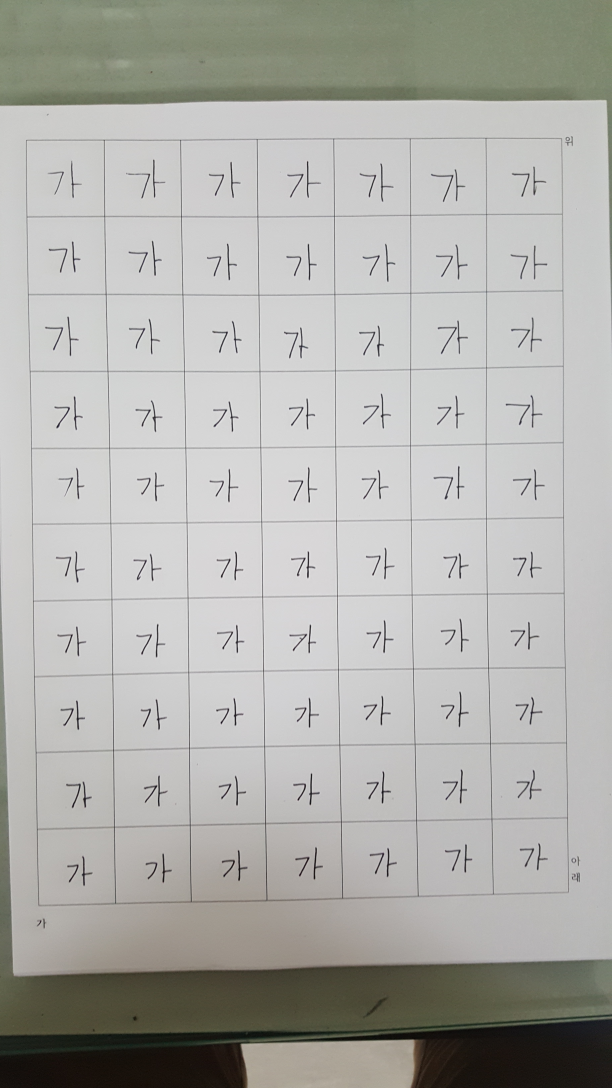
//> input picture cpp_archive/opencv/ga.jpg, 1836 x 3264 px (shown at 1/3 size)
$ ./opencvTest   (built with g++ and OpenCV 4)
//> lines starting //> are read from the running program, lines starting //| are printed output that depends on the picture; after the words box and inside, x2 and y2 are one past the last pixel; in counts of white or black regions, pixels touching at a corner belong together
#include <iostream>
#include <opencv2/opencv.hpp>

using namespace std;
using namespace cv;

int main() {
	// Load source image
	string filename = "ga.jpg";
	Mat src = imread(filename);
//> src is the input picture: 3264 rows x 1836 cols, CV_8UC3; mean B, G, R 171.9, 176.1, 176.2

	// Check if image is loaded fine
	if (!src.data)
		cerr << "Problem loading image!!!" << endl;

	//    // Show source image
	//    imshow("src", src);

	// resizing for practical reasons
	Mat rsz;
	Size size(800, 900);
	resize(src, rsz, size);
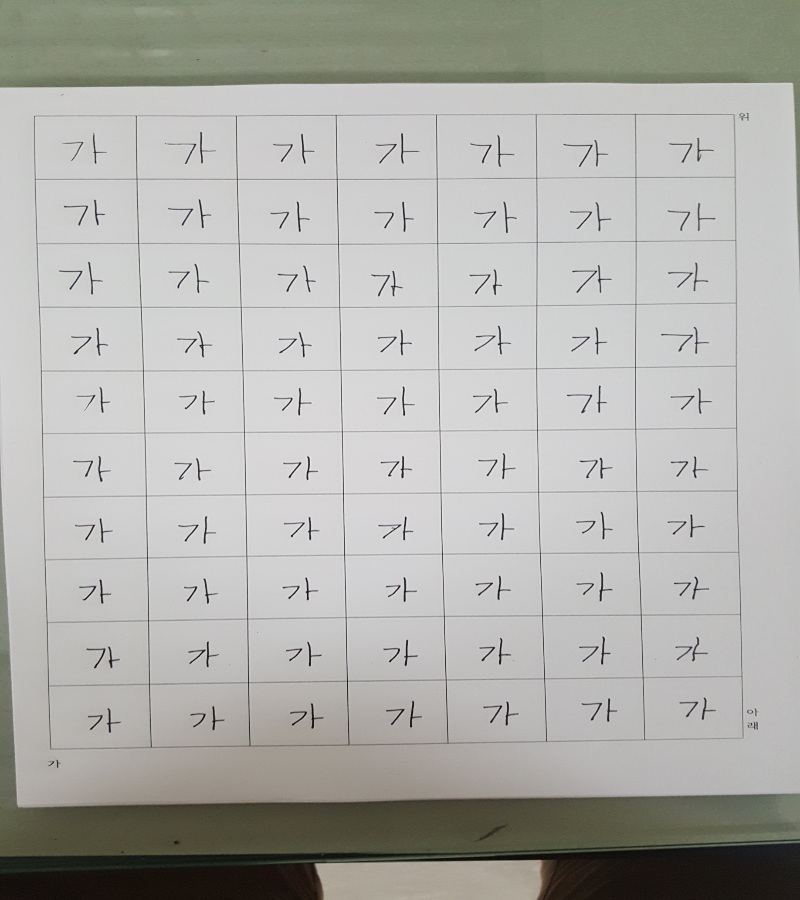
//> rsz: 900 rows x 800 cols, CV_8UC3; mean B, G, R 171.8, 176, 176.1

	imshow("rsz", rsz);

	// Transform source image to gray if it is not
	Mat gray;

	if (rsz.channels() == 3)
	{
		cvtColor(rsz, gray, CV_BGR2GRAY);
	}
	else
	{
		gray = rsz;
	}

	// Show gray image
	imshow("gray", gray);

	// Apply adaptiveThreshold at the bitwise_not of gray, notice the ~ symbol
	Mat bw;
	adaptiveThreshold(~gray, bw, 255, CV_ADAPTIVE_THRESH_MEAN_C, THRESH_BINARY, 15, -2);
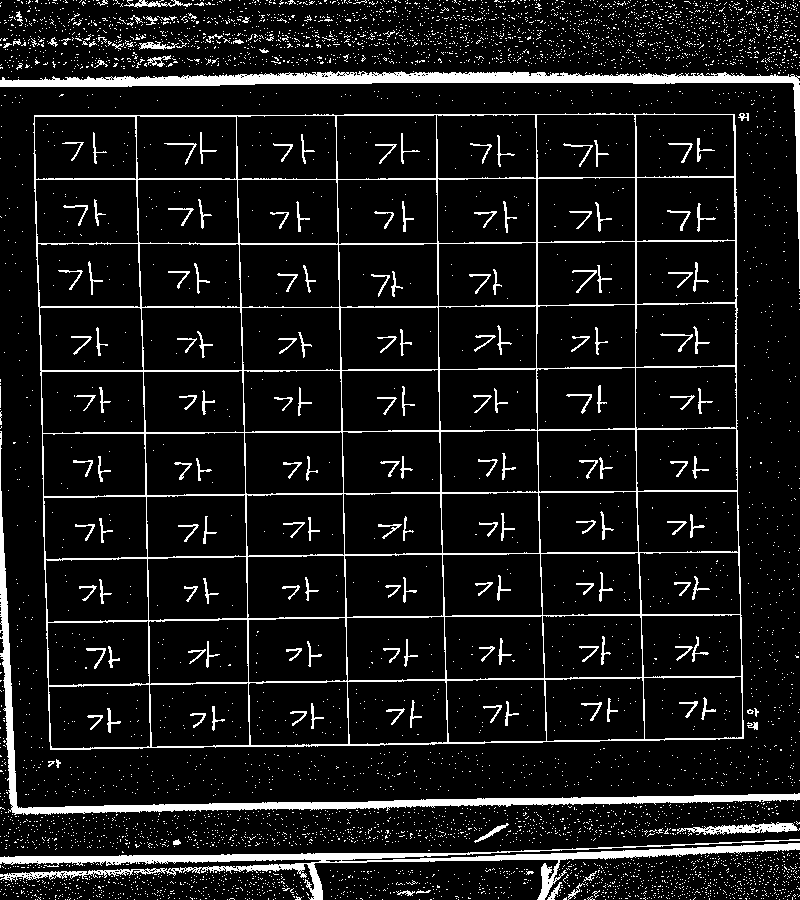
//> bw: 900 rows x 800 cols, CV_8UC1; 9.5% white; 5632 white regions (5447 under 20 px), largest, box (x1, y1, x2, y2) and area: (33, 113, 744, 750) 21214, (0, 839, 800, 900) 8349, (0, 71, 800, 289) 8057

	// Show binary image
	imshow("binary", bw);


	// Create the images that will use to extract the horizonta and vertical lines
	Mat horizontal = bw.clone();
	Mat vertical = bw.clone();

	int scale = 15; // play with this variable in order to increase/decrease the amount of lines to be detected

					// Specify size on horizontal axis
	int horizontalsize = horizontal.cols / scale;
//> horizontalsize = 53

	// Create structure element for extracting horizontal lines through morphology operations
	Mat horizontalStructure = getStructuringElement(MORPH_RECT, Size(horizontalsize, 1));
//> horizontalStructure = 53 values from 1 to 1

	// Apply morphology operations
	erode(horizontal, horizontal, horizontalStructure, Point(-1, -1));
	dilate(horizontal, horizontal, horizontalStructure, Point(-1, -1));
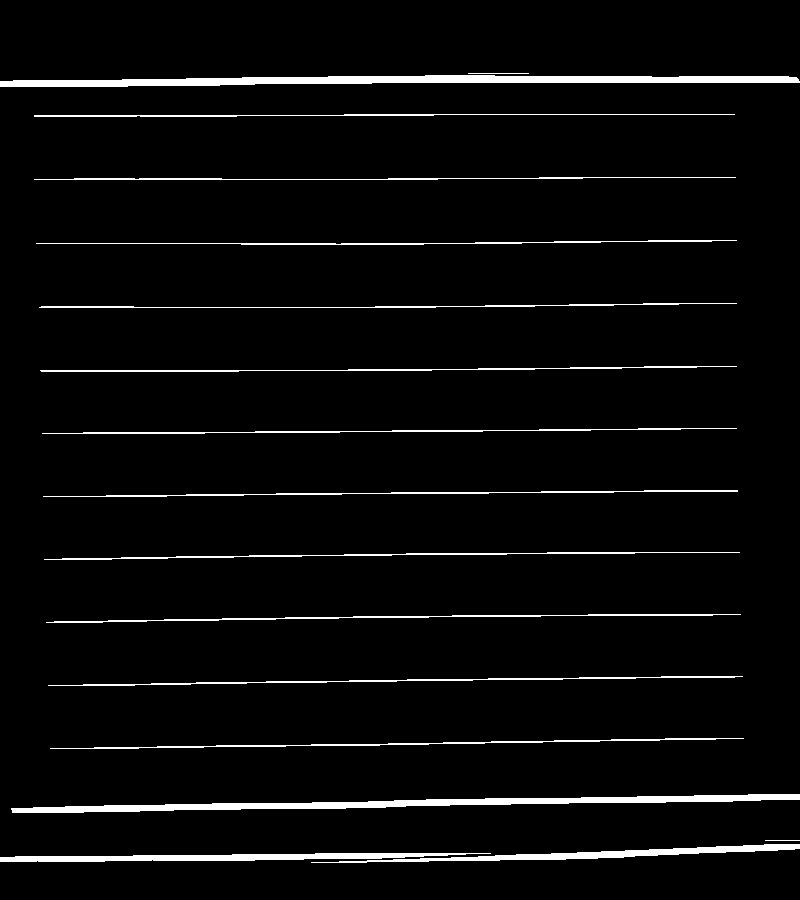
//> horizontal: 900 rows x 800 cols, CV_8UC1; 3.9% white; 17 white regions, largest, box (x1, y1, x2, y2) and area: (0, 75, 800, 87) 5709, (11, 794, 800, 813) 4985, (0, 853, 491, 862) 2583
	//    dilate(horizontal, horizontal, horizontalStructure, Point(-1, -1)); // expand horizontal lines

	// Show extracted horizontal lines
	imshow("horizontal", horizontal);


	// Specify size on vertical axis
	int verticalsize = vertical.rows / scale;
//> verticalsize = 60

	// Create structure element for extracting vertical lines through morphology operations
	Mat verticalStructure = getStructuringElement(MORPH_RECT, Size(1, verticalsize));
//> verticalStructure = 60 values from 1 to 1

	// Apply morphology operations
	erode(vertical, vertical, verticalStructure, Point(-1, -1));
	dilate(vertical, vertical, verticalStructure, Point(-1, -1));
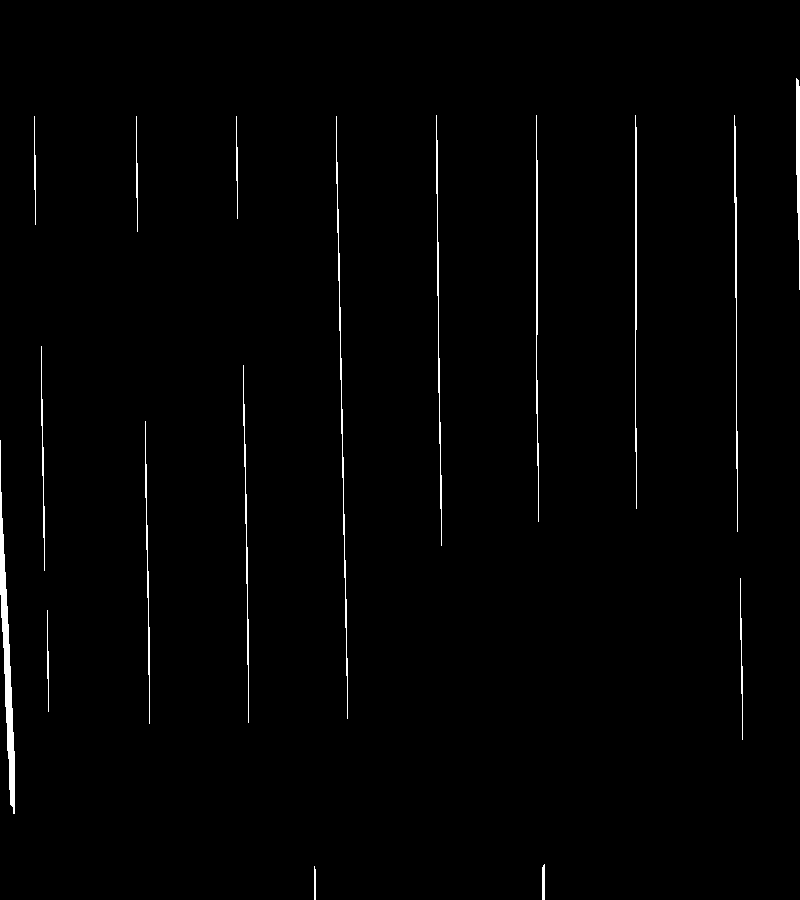
//> vertical: 900 rows x 800 cols, CV_8UC1; 1.1% white; 17 white regions, largest, box (x1, y1, x2, y2) and area: (0, 440, 15, 814) 1826, (336, 116, 348, 719) 855, (536, 115, 539, 522) 639
	//    dilate(vertical, vertical, verticalStructure, Point(-1, -1)); // expand vertical lines

	// Show extracted vertical lines
	imshow("vertical", vertical);


	// create a mask which includes the tables
	Mat mask = horizontal + vertical;
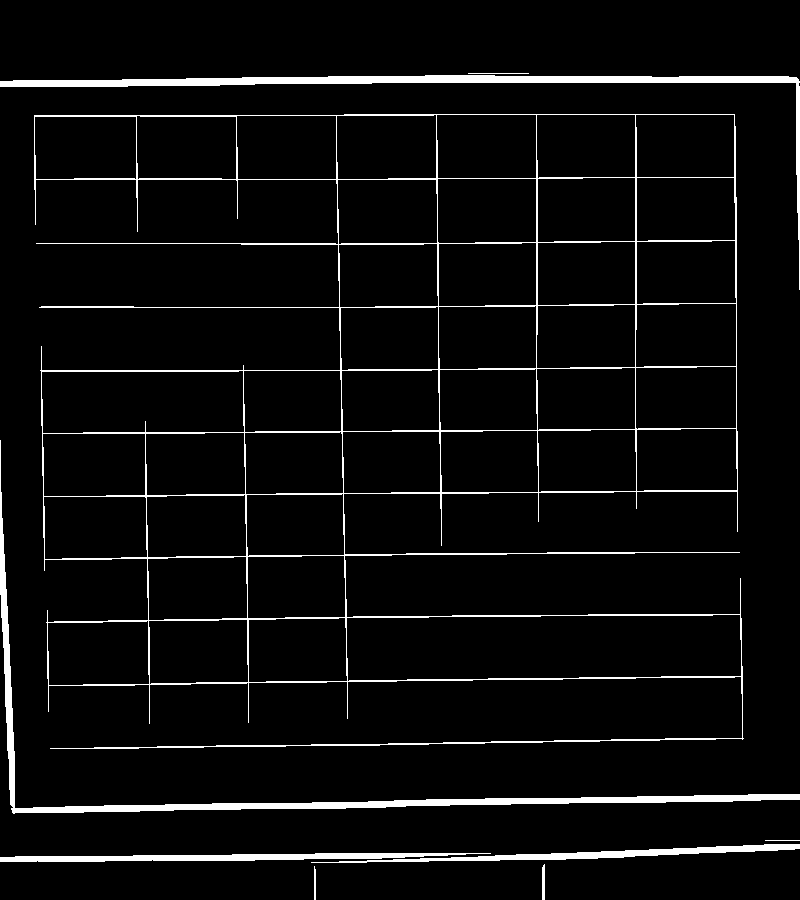
//> mask: 900 rows x 800 cols, CV_8UC1; 5% white; 9 white regions, largest, box (x1, y1, x2, y2) and area: (34, 114, 744, 749) 17445, (0, 440, 800, 814) 6801, (0, 75, 800, 290) 6292
	imshow("mask", mask);


	// find the joints between the lines of the tables, we will use this information in order to descriminate tables from pictures (tables will contain more than 4 joints while a picture only 4 (i.e. at the corners))
	Mat joints;
	//bitwise_and(horizontal, vertical, joints);
	//imshow("joints", joints);


	// Find external contours from the mask, which most probably will belong to tables or to images
	vector<Vec4i> hierarchy;
	std::vector<std::vector<cv::Point> > contours;
//	cv::findContours(mask, contours, hierarchy, CV_RETR_EXTERNAL, CV_CHAIN_APPROX_SIMPLE, Point(0, 0));

	vector<vector<Point> > contours_poly(contours.size());
	vector<Rect> boundRect(contours.size());
	vector<Mat> rois;

	for (size_t i = 0; i < contours.size(); i++)
	{
		// find the area of each contour
		double area = contourArea(contours[i]);

		//        // filter individual lines of blobs that might exist and they do not represent a table
		if (area < 100) // value is randomly chosen, you will need to find that by yourself with trial and error procedure
			continue;

		approxPolyDP(Mat(contours[i]), contours_poly[i], 3, true);
		boundRect[i] = boundingRect(Mat(contours_poly[i]));

		// find the number of joints that each table has
		Mat roi = joints(boundRect[i]);

		vector<vector<Point> > joints_contours;
		findContours(roi, joints_contours, RETR_CCOMP, CHAIN_APPROX_SIMPLE);

		// if the number is not more than 5 then most likely it not a table
		if (joints_contours.size() <= 4)
			continue;

		rois.push_back(rsz(boundRect[i]).clone());

		//        drawContours( rsz, contours, i, Scalar(0, 0, 255), CV_FILLED, 8, vector<Vec4i>(), 0, Point() );
		rectangle(rsz, boundRect[i].tl(), boundRect[i].br(), Scalar(0, 255, 0), 1, 8, 0);
	}

	for (size_t i = 0; i < rois.size(); ++i)
	{
		/* Now you can do whatever post process you want
		* with the data within the rectangles/tables. */
		imshow("roi", rois[i]);
		waitKey(0);
	}
//> this loop made 0 passes


	imshow("contours", rsz);

	waitKey(0);
	return 0;
}

$ run again, with cpp_archive/opencv/ga3.jpg copied over cpp_archive/opencv/ga.jpg
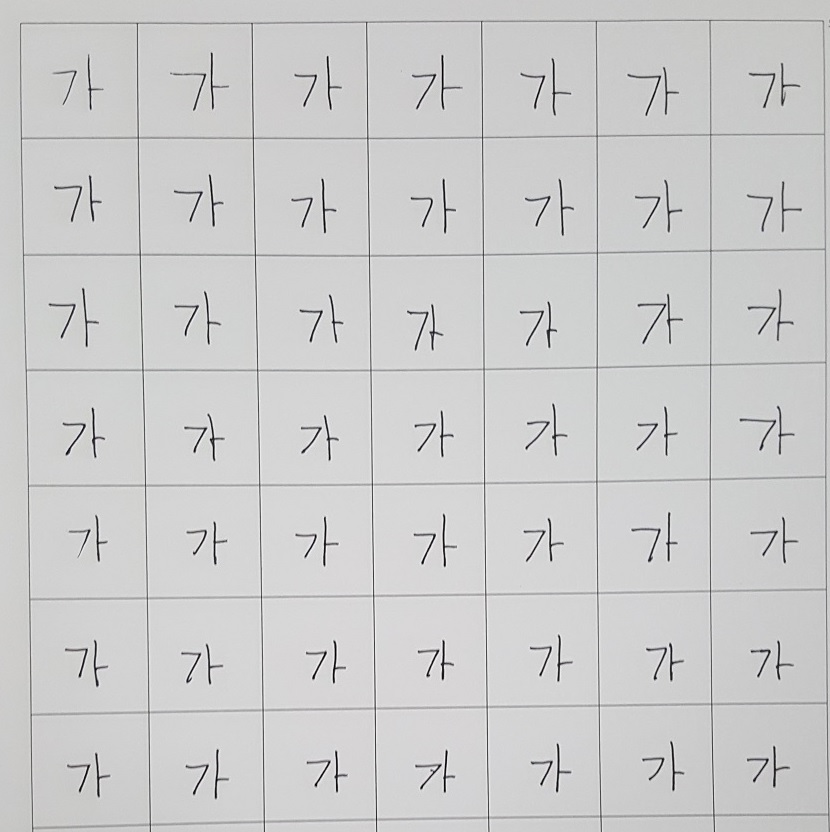
//> input picture cpp_archive/opencv/ga3.jpg, 830 x 832 px
//> src is the input picture: 832 rows x 830 cols, CV_8UC3; mean B, G, R 203.7, 203.7, 203.6
//> `adaptiveThreshold(~gray, bw, 255, CV_ADAPTIVE_THRESH_MEAN_C, THRESH_BI..`:
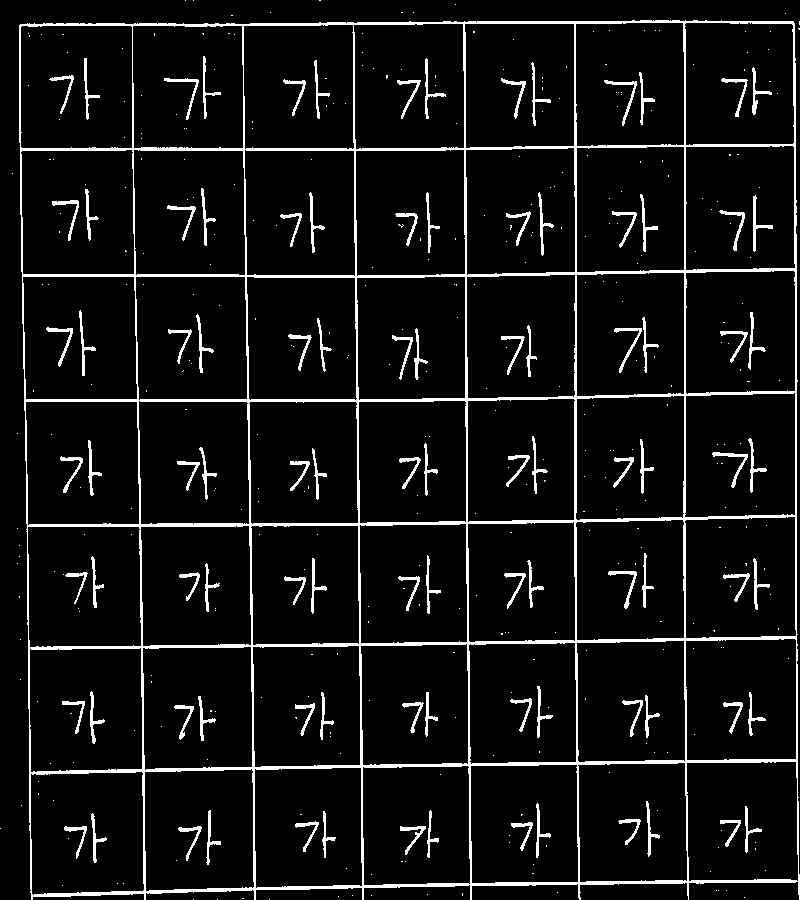
//> bw: 900 rows x 800 cols, CV_8UC1; 7.2% white; 445 white regions (346 under 20 px), largest, box (x1, y1, x2, y2) and area: (19, 20, 800, 900) 34038, (753, 195, 773, 252) 227, (712, 452, 748, 488) 220
//> `Mat mask = horizontal + vertical;`:
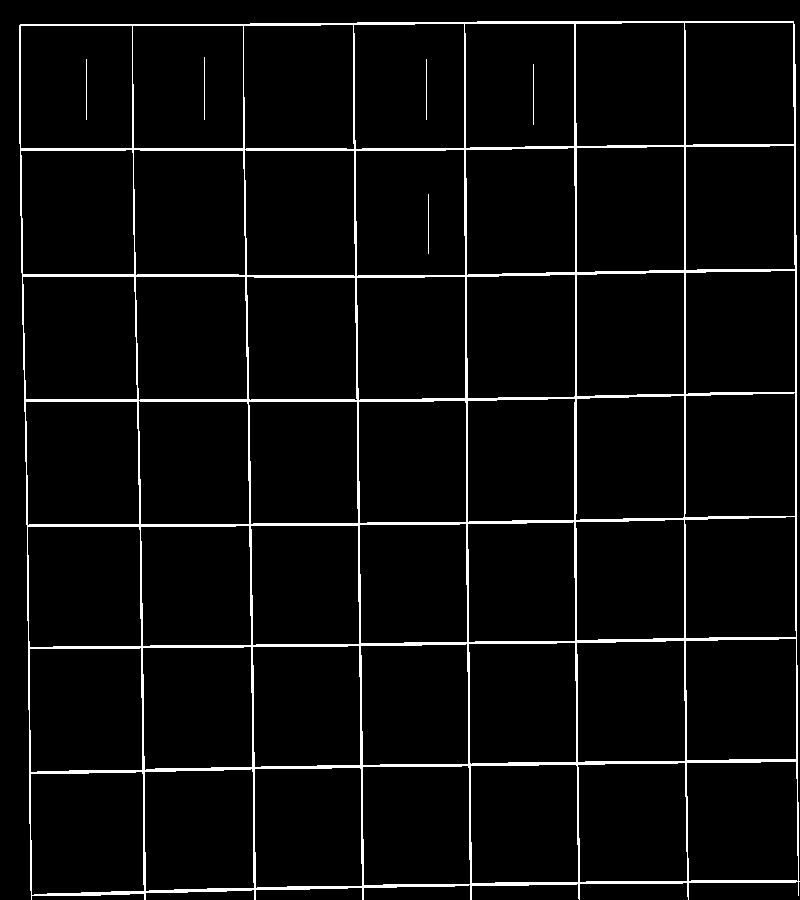
//> mask: 900 rows x 800 cols, CV_8UC1; 4.5% white; 6 white regions, box (x1, y1, x2, y2) and area: (19, 21, 800, 900) 31859, (204, 57, 205, 120) 63, (86, 59, 87, 120) 61, (426, 59, 427, 120) 61, (533, 64, 534, 125) 61, (428, 194, 429, 254) 60
